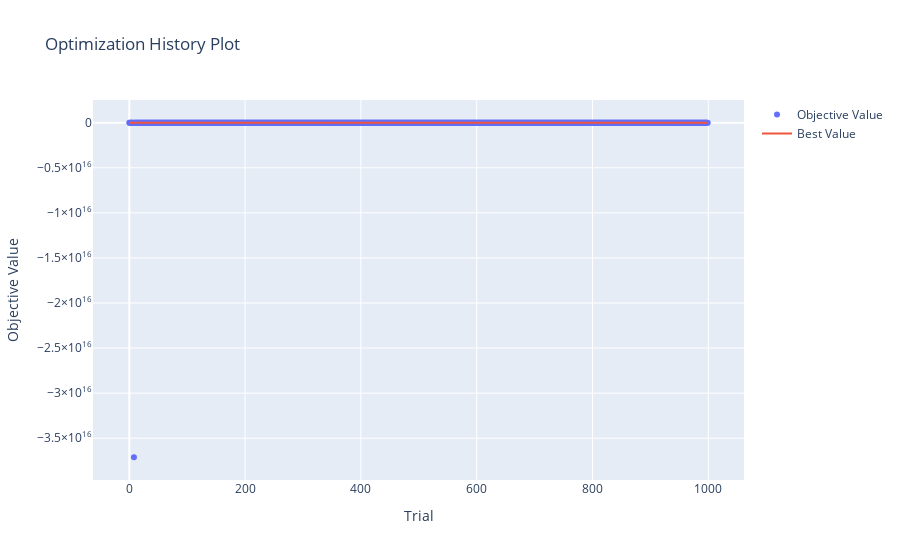

Notebook cell for this chart:
### Code cell
plot_optimization_history(xgbr_study)

### Figure 1 — Plotly figure (JSON) as saved in the notebook; plotly's stock layout.template omitted (floating-point values rounded to 4 significant figures; data arrays with more than 128 entries replaced by an {"elided": "..."} marker saying what was removed)
{"data": [{"mode": "markers", "name": "Objective Value", "type": "scatter", "x": {"elided": "1000 int values"}, "y": {"elided": "1000 float values"}}, {"name": "Best Value", "type": "scatter", "x": {"elided": "1000 int values"}, "y": {"elided": "1000 float values"}}], "layout": {"title": {"text": "Optimization History Plot"}, "xaxis": {"title": {"text": "Trial"}}, "yaxis": {"title": {"text": "Objective Value"}}}}
